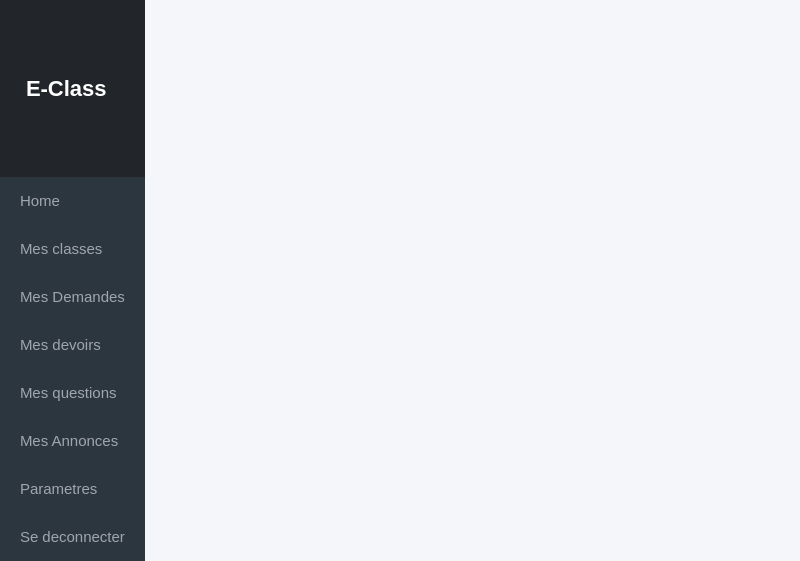
<?xml version="1.0" encoding="UTF-8"?>
<ui version="4.0">
 <class>Dashboard</class>
 <widget class="QMainWindow" name="Dashboard">
  <property name="geometry">
   <rect>
    <x>0</x>
    <y>0</y>
    <width>800</width>
    <height>561</height>
   </rect>
  </property>
  <property name="windowTitle">
   <string>MainWindow</string>
  </property>
  <property name="styleSheet">
   <string notr="true">#centralwidget {
    background-color: #F4F6F9;
}

#sidebar {
    background-color: #2C363F; 
}

#sidebar QPushButton {
    background-color: transparent;
    color: #A0A5B1; 
    border: none;
    padding: 15px 20px;
    text-align: left; 
    font-size: 15px;
}

#sidebar QPushButton:hover {
    background-color: #38444F;
    color: #FFFFFF;
}

#sidebar QPushButton:checked {
    background-color: #007BFF;
    color: #FFFFFF;
    font-weight: bold;
}

#contenu {
    background-color: transparent;
}
QLabel#lbllogo {
    background-color: #22262a; 
    color: white;
    font-size: 22px;
    font-weight: 900;
    padding: 20px;
    qproperty-alignment: 'AlignHCenter | AlignVCenter';
}</string>
  </property>
  <widget class="QWidget" name="centralwidget">
   <layout class="QHBoxLayout" name="horizontalLayout">
    <property name="spacing">
     <number>0</number>
    </property>
    <property name="leftMargin">
     <number>0</number>
    </property>
    <property name="topMargin">
     <number>0</number>
    </property>
    <property name="rightMargin">
     <number>0</number>
    </property>
    <property name="bottomMargin">
     <number>0</number>
    </property>
    <item>
     <widget class="QWidget" name="sidebar" native="true">
      <property name="minimumSize">
       <size>
        <width>0</width>
        <height>561</height>
       </size>
      </property>
      <property name="maximumSize">
       <size>
        <width>161</width>
        <height>561</height>
       </size>
      </property>
      <layout class="QVBoxLayout" name="verticalLayout">
       <property name="spacing">
        <number>0</number>
       </property>
       <property name="leftMargin">
        <number>0</number>
       </property>
       <property name="topMargin">
        <number>0</number>
       </property>
       <property name="rightMargin">
        <number>0</number>
       </property>
       <property name="bottomMargin">
        <number>0</number>
       </property>
       <item>
        <widget class="QLabel" name="lbllogo">
         <property name="text">
          <string>E-Class</string>
         </property>
        </widget>
       </item>
       <item>
        <widget class="QPushButton" name="home">
         <property name="text">
          <string>Home</string>
         </property>
        </widget>
       </item>
       <item>
        <widget class="QPushButton" name="mesclasses">
         <property name="text">
          <string>Mes classes</string>
         </property>
        </widget>
       </item>
       <item>
        <widget class="QPushButton" name="mesdemandes">
         <property name="text">
          <string>Mes Demandes</string>
         </property>
        </widget>
       </item>
       <item>
        <widget class="QPushButton" name="mesdevoirs">
         <property name="text">
          <string>Mes devoirs</string>
         </property>
        </widget>
       </item>
       <item>
        <widget class="QPushButton" name="mesquestion">
         <property name="text">
          <string>Mes questions</string>
         </property>
        </widget>
       </item>
       <item>
        <widget class="QPushButton" name="mesannonces">
         <property name="text">
          <string>Mes Annonces</string>
         </property>
        </widget>
       </item>
       <item>
        <widget class="QPushButton" name="parametre">
         <property name="text">
          <string>Parametres</string>
         </property>
        </widget>
       </item>
       <item>
        <widget class="QPushButton" name="btnDeconnecter">
         <property name="text">
          <string>Se deconnecter</string>
         </property>
        </widget>
       </item>
      </layout>
     </widget>
    </item>
    <item>
     <widget class="QStackedWidget" name="contenu">
      <property name="currentIndex">
       <number>0</number>
      </property>
      <widget class="QWidget" name="page_3"/>
      <widget class="QWidget" name="page_4"/>
     </widget>
    </item>
   </layout>
  </widget>
 </widget>
 <resources/>
 <connections/>
</ui>
